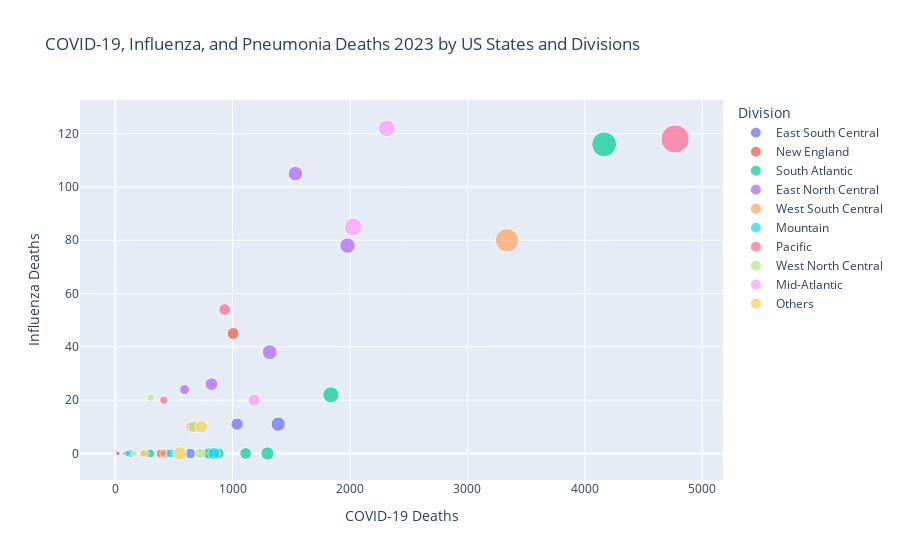

This figure's notebook cell:
### Code cell
from us_state_mappings import us_state_division_dict

covid_deaths_vs_flu_deaths = (
    df
    .with_columns(
        pl.col('State').replace_strict(us_state_division_dict, default='Others').alias('Division')
    )
    .filter(
        pl.col('State') != 'United States',
        pl.col('Age Group') != 'All Ages',
        pl.col('Sex') != 'All Sexes',
        pl.col('Year') == 2023
    )
    .group_by('State', 'Division')
    .agg(
        pl.col('COVID-19 Deaths').sum(),
        pl.col('Influenza Deaths').sum(),
        pl.col('Pneumonia Deaths').sum()
    )
)

fig = px.scatter(
    covid_deaths_vs_flu_deaths, 
    x='COVID-19 Deaths', 
    y='Influenza Deaths', 
    color='Division',
    size='Pneumonia Deaths',
    hover_name='State',
    title='COVID-19, Influenza, and Pneumonia Deaths 2023 by US States and Divisions'
)

fig.show()

### Figure 1 — Plotly figure (JSON) as saved in the notebook; plotly's stock layout.template omitted (floating-point values rounded to 4 significant figures)
{"data": [{"hovertemplate": "<b>%{hovertext}</b><br><br>Division=East South Central<br>COVID-19 Deaths=%{x}<br>Influenza Deaths=%{y}<br>Pneumonia Deaths=%{marker.size}<extra></extra>", "hovertext": ["Mississippi", "Kentucky", "Alabama", "Tennessee"], "legendgroup": "East South Central", "marker": {"color": "#636efa", "size": [1459, 2729, 1970, 3690], "sizemode": "area", "sizeref": 35.76, "symbol": "circle"}, "mode": "markers", "name": "East South Central", "orientation": "v", "showlegend": true, "type": "scatter", "x": [434, 1038, 640, 1389], "xaxis": "x", "y": [0, 11, 0, 11], "yaxis": "y"}, {"hovertemplate": "<b>%{hovertext}</b><br><br>Division=New England<br>COVID-19 Deaths=%{x}<br>Influenza Deaths=%{y}<br>Pneumonia Deaths=%{marker.size}<extra></extra>", "hovertext": ["Maine", "Rhode Island", "Vermont", "New Hampshire", "Massachusetts", "Connecticut"], "legendgroup": "New England", "marker": {"color": "#EF553B", "size": [528, 64, 43, 248, 2555, 1469], "sizemode": "area", "sizeref": 35.76, "symbol": "circle"}, "mode": "markers", "name": "New England", "orientation": "v", "showlegend": true, "type": "scatter", "x": [81, 33, 0, 79, 1005, 389], "xaxis": "x", "y": [0, 0, 0, 0, 45, 0], "yaxis": "y"}, {"hovertemplate": "<b>%{hovertext}</b><br><br>Division=South Atlantic<br>COVID-19 Deaths=%{x}<br>Influenza Deaths=%{y}<br>Pneumonia Deaths=%{marker.size}<extra></extra>", "hovertext": ["Delaware", "West Virginia", "Virginia", "Florida", "Georgia", "South Carolina", "North Carolina", "Maryland"], "legendgroup": "South Atlantic", "marker": {"color": "#00cc96", "size": [84, 1354, 2428, 11032, 3116, 2106, 4691, 2193], "sizemode": "area", "sizeref": 35.76, "symbol": "circle"}, "mode": "markers", "name": "South Atlantic", "orientation": "v", "showlegend": true, "type": "scatter", "x": [66, 299, 1111, 4164, 1297, 882, 1837, 795], "xaxis": "x", "y": [0, 0, 0, 116, 0, 0, 22, 0], "yaxis": "y"}, {"hovertemplate": "<b>%{hovertext}</b><br><br>Division=East North Central<br>COVID-19 Deaths=%{x}<br>Influenza Deaths=%{y}<br>Pneumonia Deaths=%{marker.size}<extra></extra>", "hovertext": ["Indiana", "Ohio", "Illinois", "Michigan", "Wisconsin"], "legendgroup": "East North Central", "marker": {"color": "#ab63fa", "size": [2909, 4275, 3978, 3806, 1730], "sizemode": "area", "sizeref": 35.76, "symbol": "circle"}, "mode": "markers", "name": "East North Central", "orientation": "v", "showlegend": true, "type": "scatter", "x": [820, 1979, 1316, 1535, 591], "xaxis": "x", "y": [26, 78, 38, 105, 24], "yaxis": "y"}, {"hovertemplate": "<b>%{hovertext}</b><br><br>Division=West South Central<br>COVID-19 Deaths=%{x}<br>Influenza Deaths=%{y}<br>Pneumonia Deaths=%{marker.size}<extra></extra>", "hovertext": ["Arkansas", "Louisiana", "Texas", "Oklahoma"], "legendgroup": "West South Central", "marker": {"color": "#FFA15A", "size": [1497, 1141, 9831, 2064], "sizemode": "area", "sizeref": 35.76, "symbol": "circle"}, "mode": "markers", "name": "West South Central", "orientation": "v", "showlegend": true, "type": "scatter", "x": [249, 413, 3337, 646], "xaxis": "x", "y": [0, 0, 80, 10], "yaxis": "y"}, {"hovertemplate": "<b>%{hovertext}</b><br><br>Division=Mountain<br>COVID-19 Deaths=%{x}<br>Influenza Deaths=%{y}<br>Pneumonia Deaths=%{marker.size}<extra></extra>", "hovertext": ["Idaho", "Arizona", "Wyoming", "Utah", "Nevada", "New Mexico", "Montana", "Colorado"], "legendgroup": "Mountain", "marker": {"color": "#19d3f3", "size": [231, 2606, 20, 393, 1302, 703, 114, 1498], "sizemode": "area", "sizeref": 35.76, "symbol": "circle"}, "mode": "markers", "name": "Mountain", "orientation": "v", "showlegend": true, "type": "scatter", "x": [32, 841, 0, 22, 125, 106, 0, 473], "xaxis": "x", "y": [0, 0, 0, 0, 0, 0, 0, 0], "yaxis": "y"}, {"hovertemplate": "<b>%{hovertext}</b><br><br>Division=Pacific<br>COVID-19 Deaths=%{x}<br>Influenza Deaths=%{y}<br>Pneumonia Deaths=%{marker.size}<extra></extra>", "hovertext": ["Oregon", "Hawaii", "California", "Alaska", "Washington"], "legendgroup": "Pacific", "marker": {"color": "#FF6692", "size": [1240, 415, 14304, 0, 2470], "sizemode": "area", "sizeref": 35.76, "symbol": "circle"}, "mode": "markers", "name": "Pacific", "orientation": "v", "showlegend": true, "type": "scatter", "x": [415, 20, 4768, 0, 933], "xaxis": "x", "y": [20, 0, 118, 0, 54], "yaxis": "y"}, {"hovertemplate": "<b>%{hovertext}</b><br><br>Division=West North Central<br>COVID-19 Deaths=%{x}<br>Influenza Deaths=%{y}<br>Pneumonia Deaths=%{marker.size}<extra></extra>", "hovertext": ["Iowa", "South Dakota", "Missouri", "Minnesota", "Nebraska", "North Dakota", "Kansas"], "legendgroup": "West North Central", "marker": {"color": "#B6E880", "size": [1004, 123, 2599, 1904, 588, 62, 957], "sizemode": "area", "sizeref": 35.76, "symbol": "circle"}, "mode": "markers", "name": "West North Central", "orientation": "v", "showlegend": true, "type": "scatter", "x": [304, 0, 672, 724, 165, 0, 242], "xaxis": "x", "y": [21, 0, 10, 0, 0, 0, 0], "yaxis": "y"}, {"hovertemplate": "<b>%{hovertext}</b><br><br>Division=Mid-Atlantic<br>COVID-19 Deaths=%{x}<br>Influenza Deaths=%{y}<br>Pneumonia Deaths=%{marker.size}<extra></extra>", "hovertext": ["Pennsylvania", "New Jersey", "New York"], "legendgroup": "Mid-Atlantic", "marker": {"color": "#FF97FF", "size": [5011, 2705, 5581], "sizemode": "area", "sizeref": 35.76, "symbol": "circle"}, "mode": "markers", "name": "Mid-Atlantic", "orientation": "v", "showlegend": true, "type": "scatter", "x": [2312, 1184, 2026], "xaxis": "x", "y": [122, 20, 85], "yaxis": "y"}, {"hovertemplate": "<b>%{hovertext}</b><br><br>Division=Others<br>COVID-19 Deaths=%{x}<br>Influenza Deaths=%{y}<br>Pneumonia Deaths=%{marker.size}<extra></extra>", "hovertext": ["New York City", "Puerto Rico", "District of Columbia"], "legendgroup": "Others", "marker": {"color": "#FECB52", "size": [2756, 3257, 21], "sizemode": "area", "sizeref": 35.76, "symbol": "circle"}, "mode": "markers", "name": "Others", "orientation": "v", "showlegend": true, "type": "scatter", "x": [735, 550, 0], "xaxis": "x", "y": [10, 0, 0], "yaxis": "y"}], "layout": {"legend": {"itemsizing": "constant", "title": {"text": "Division"}, "tracegroupgap": 0}, "title": {"text": "COVID-19, Influenza, and Pneumonia Deaths 2023 by US States and Divisions"}, "xaxis": {"anchor": "y", "domain": [0, 1], "title": {"text": "COVID-19 Deaths"}}, "yaxis": {"anchor": "x", "domain": [0, 1], "title": {"text": "Influenza Deaths"}}}}
